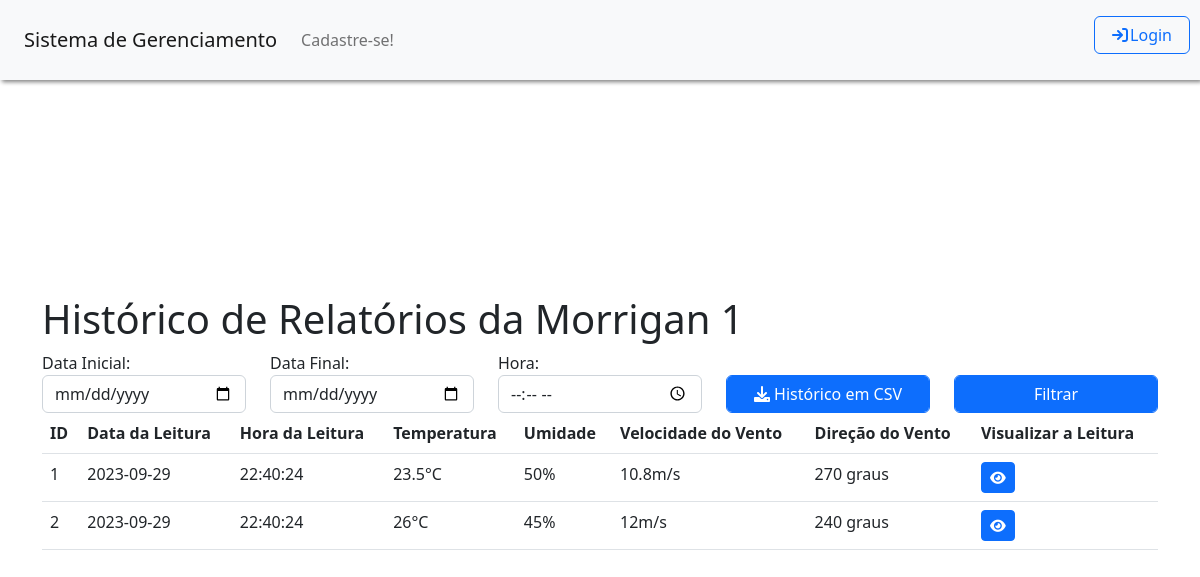
Screenshot of /Tela_Listar_Relatorios.php?idema=1 with the database file from the repository.
### tables this page shows
CREATE TABLE IF NOT EXISTS emas (
  idema INT NOT NULL AUTO_INCREMENT,
  nome VARCHAR(45) NOT NULL,
  ip VARCHAR(45) NOT NULL,
  publica INT NOT NULL,
  latitude VARCHAR(45) NOT NULL,
  longitude VARCHAR(45) NOT NULL,
  usuarios_idusuario INT NOT NULL,
  ativa INT NOT NULL,
  topico_kafka VARCHAR (45) NOT NULL,
  PRIMARY KEY (idema, usuarios_idusuario),
    FOREIGN KEY (usuarios_idusuario)
    REFERENCES usuarios (idusuario));

CREATE TABLE IF NOT EXISTS relatorios (
  idrelatorio INT NOT NULL AUTO_INCREMENT,
  data DATE NULL,
  hora TIME NULL,
   
  temperatura FLOAT NULL,
  unidade_tem VARCHAR(5) NULL,
  erro_tem BOOLEAN NULL,
  umidade FLOAT NULL,
  unidade_um VARCHAR(5) NULL,
  erro_um BOOLEAN NULL,
  vento_velocidade FLOAT NULL,
  unidade_vv VARCHAR(5) NULL,
  erro_vv BOOLEAN NULL,
  vento_direcao FLOAT NULL,
  unidade_vd VARCHAR(50) NULL,
  erro_vd BOOLEAN NULL,
   
  radiacao_solar FLOAT NULL,
  unidade_rs VARCHAR(5) NULL,
  erro_rs BOOLEAN NULL,
  pressao_atmos FLOAT NULL,
  unidade_pa VARCHAR(5) NULL,
  erro_pa BOOLEAN NULL,
  volume_chuva FLOAT NULL,
  unidade_vc VARCHAR(5) NULL,
  erro_vc BOOLEAN NULL,
  frequencia_chuva FLOAT NULL,
  unidade_fc VARCHAR(5) NULL,
  erro_fc BOOLEAN NULL,
   
   
  nao_previstos JSON NULL,
  erros TEXT NULL,
  emas_idema INT NOT NULL,
  PRIMARY KEY (idrelatorio, emas_idema),
    FOREIGN KEY (emas_idema)
    REFERENCES emas (idema));

### controllers/controller_relatorio.php (the view, shortened to what this page needs)
<?php
function listarRelatorios($idema) {
    $conexao = conectarBanco();
    if ($_SERVER['REQUEST_METHOD'] === 'POST') {
        $dataInicial = $_POST['data_inicial'];
        $dataFinal = $_POST['data_final'];
        $horaLeitura = $_POST['hora_leitura'];
        $sql = "SELECT * FROM relatorios WHERE 1=1 AND emas_idema = '$idema'";
        if (!empty($dataInicial)) {
            $sql .= " AND data >= '$dataInicial'";
        }
        if (!empty($dataFinal)) {
            $sql .= " AND data <= '$dataFinal'";
        }
        if (!empty($horaLeitura)) {
            $sql .= " AND hora >= '$horaLeitura'";
        }
        $result = $conexao->query($sql);
    } else {
        $sql = "SELECT * FROM relatorios WHERE 1 = 1 AND emas_idema = '$idema'";
        $result = $conexao->query($sql);
    }
    if ($result->num_rows >= 0) {
        while ($row = $result->fetch_assoc()) {
            echo '<tr id="row-' . $row['idrelatorio'] . '">';
            echo '<td>' . $row['idrelatorio'] . '</td>';
            echo '<td>' . $row['data'] . '</td>';
            echo '<td>' . $row['hora'] . '</td>';
            if($row['erro_tem'] == false){
                echo '<td>' . $row['temperatura'] . $row['unidade_tem'] . '</td>';
            }else{
                echo '<td title="Valor com erro" style="color: red;">' . $row['temperatura'] . $row['unidade_tem'] . '</td>';
            }
            if($row['erro_um'] == false){
                echo '<td>' . $row['umidade'] . $row['unidade_um'] . '</td>';
            }else{
                echo '<td title="Valor com erro" style="color: red;">' . $row['umidade'] . $row['unidade_um'] . '</td>';
            }
            if($row['erro_vv'] == false){
                echo '<td>' . $row['vento_velocidade'] . $row['unidade_vv'] . '</td>';
            }else{
                echo '<td title="Valor com erro" style="color: red;">' . $row['vento_velocidade'] . $row['unidade_vv'] . '</td>';
            }
            if($row['erro_vd'] == false){
                echo '<td>' . $row['vento_direcao'] . ' ' . $row['unidade_vd'] . '</td>';
            }else{
                echo '<td title="Valor com erro" style="color: red;">' . $row['vento_direcao'] . ' ' . $row['unidade_vd'] . '</td>';
            }
            echo '<td>';
            echo '<a href="Tela_Visualizar_Relatorio.php?idrelatorio=' . $row['idrelatorio'] . '"><button name="btn-visualizar-relatorio" type="button" class="btn btn-primary btn-sm" onclick="">';
            echo '<i class="fas fa-eye"></i>';
            echo '</button></a>';
            echo '</td>';
            echo '</tr>';
        }
    } else {
        echo '<tr><td colspan="7">Nenhum dado encontrado.</td></tr>';
    }
}
function buscarEMAPorID($idema) {
    $conexao = conectarBanco();
    $idema = mysqli_real_escape_string($conexao, $idema);
    $query = "SELECT * FROM emas WHERE idema = '$idema'";
    $resultado = mysqli_query($conexao, $query);
    if ($resultado && mysqli_num_rows($resultado) > 0) {
        $ema = mysqli_fetch_assoc($resultado);
        return $ema;
    } else {
        return false;
    }
}
?>

### Tela_Listar_Relatorios.php (shortened to what this page needs)
<!DOCTYPE html>
<?php
require '../portalEMA/functions/geral.php';
require '../portalEMA/controllers/controller_relatorio.php';
$emaID = $_GET['idema'];
$ema = buscarEMAPorID($emaID);
?>
<html>
    <head>
        <link rel="stylesheet" type="text/css" href="../portalEMA/css/style.css">
        <link rel="stylesheet" href="https://unpkg.com/leaflet@1.7.1/dist/leaflet.css" />
        <link rel="stylesheet" href="https://cdnjs.cloudflare.com/ajax/libs/font-awesome/6.0.0-beta3/css/all.min.css">
        <link rel="stylesheet" type="text/css" href="https://cdn.jsdelivr.net/npm/bootstrap@5.2.3/dist/css/bootstrap.min.css">
        <link rel="stylesheet" type="text/css" href="https://cdn.datatables.net/1.13.6/css/jquery.dataTables.min.css">
    </head>
    <body>
        <div class="container" style="margin-top: 5%;">
            <h1>Histórico de Relatórios da <?php echo $ema['nome'] ?></h1>
            <form method="POST" action="">
                <div class="row justify-content-between">
                    <div class="col">
                        <label for="data_inicial">Data Inicial:</label>
                        <input type="date" name="data_inicial" id="dataInicial" class="form-control">
                    </div>
                    <div class="col">
                        <label for="data_final">Data Final:</label>
                        <input type="date" name="data_final" id="dataFinal" class="form-control">
                    </div>
                    <div class="col">
                        <label for="hora_leitura">Hora:</label>
                        <input type="time" name="hora_leitura" id="hora" class="form-control">
                    </div>
                    <div class="col">
                        <a href="../portalEMA/functions/download_historico_csv.php?idema=<?php echo $emaID; ?>&&nome=<?php echo $ema['nome']; ?>" class="btn btn-primary form-control">
                            <i class="fas fa-download"></i>
                            Histórico em CSV
                        </a>
                    </div>
                    <div class="col">
                        <button name="btn-filtrar" type="submit" class="btn btn-primary form-control">Filtrar</button>
                    </div>
                </div>
            </form>
            <table id="datatable" class="table table-responsive" style="width:100%"
                   <thead>
                    <tr>
                        <th>ID</th>
                        <th>Data da Leitura</th>
                        <th>Hora da Leitura</th>
                        <th>Temperatura</th>
                        <th>Umidade</th>
                        <th>Velocidade do Vento</th>
                        <th>Direção do Vento</th>
                        <th>Visualizar a Leitura</th>
                    </tr>
                <tbody>
                    <?php
                    listarRelatorios($ema['idema']);
                    ?>
                </tbody>
            </table>
        </div>
    </body>
</html>

### css/style.css (style rules this page uses)
html, body { height: 100%; }
body { display: -ms-flexbox; display: -webkit-box; display: flex; -ms-flex-align: center; -ms-flex-pack: center; -webkit-box-align: center; align-items: center; -webkit-box-pack: center; justify-content: center; padding-top: 40px; padding-bottom: 40px; background-color: #f5f5f5; }

### rows the page displays
emas: nome "Morrigan 1"
relatorios: idrelatorio "1", data "2023-09-29", hora "22:40:24", temperatura "23.5", unidade_tem "°C", umidade "50", unidade_um "%", vento_velocidade "10.8", unidade_vv "m/s", vento_direcao "270", unidade_vd "graus"
relatorios: idrelatorio "2", data "2023-09-29", hora "22:40:24", temperatura "26", unidade_tem "°C", umidade "45", unidade_um "%", vento_velocidade "12", unidade_vv "m/s", vento_direcao "240", unidade_vd "graus"
